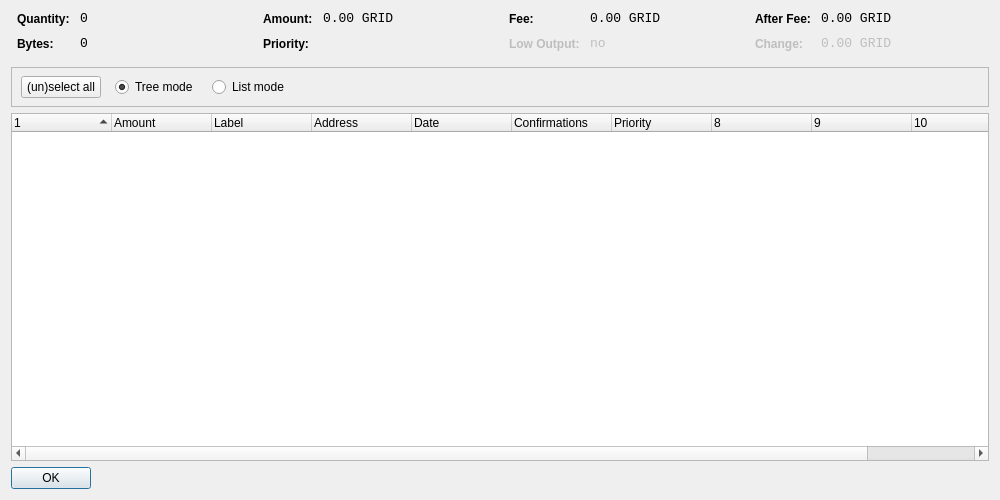
<?xml version="1.0" encoding="UTF-8"?>
<ui version="4.0">
 <class>CoinControlDialog</class>
 <widget class="QDialog" name="CoinControlDialog">
  <property name="geometry">
   <rect>
    <x>0</x>
    <y>0</y>
    <width>1000</width>
    <height>500</height>
   </rect>
  </property>
  <property name="windowTitle">
   <string>Coin Control</string>
  </property>
  <layout class="QVBoxLayout" name="verticalLayout">
   <item>
    <layout class="QHBoxLayout" name="horizontalLayoutTop" stretch="0,0,0,0">
     <property name="topMargin">
      <number>0</number>
     </property>
     <property name="bottomMargin">
      <number>10</number>
     </property>
     <item>
      <layout class="QFormLayout" name="formLayoutCoinControl1">
       <property name="horizontalSpacing">
        <number>10</number>
       </property>
       <property name="verticalSpacing">
        <number>10</number>
       </property>
       <property name="leftMargin">
        <number>6</number>
       </property>
       <property name="rightMargin">
        <number>6</number>
       </property>
       <item row="0" column="0">
        <widget class="QLabel" name="labelCoinControlQuantityText">
         <property name="styleSheet">
          <string notr="true">font-weight:bold;</string>
         </property>
         <property name="text">
          <string>Quantity:</string>
         </property>
        </widget>
       </item>
       <item row="0" column="1">
        <widget class="QLabel" name="labelCoinControlQuantity">
         <property name="font">
          <font>
           <family>Monospace</family>
           <pointsize>10</pointsize>
          </font>
         </property>
         <property name="cursor">
          <cursorShape>IBeamCursor</cursorShape>
         </property>
         <property name="contextMenuPolicy">
          <enum>Qt::ActionsContextMenu</enum>
         </property>
         <property name="text">
          <string notr="true">0</string>
         </property>
         <property name="textInteractionFlags">
          <set>Qt::LinksAccessibleByMouse|Qt::TextSelectableByKeyboard|Qt::TextSelectableByMouse</set>
         </property>
        </widget>
       </item>
       <item row="1" column="0">
        <widget class="QLabel" name="labelCoinControlBytesText">
         <property name="styleSheet">
          <string notr="true">font-weight:bold;</string>
         </property>
         <property name="text">
          <string>Bytes:</string>
         </property>
        </widget>
       </item>
       <item row="1" column="1">
        <widget class="QLabel" name="labelCoinControlBytes">
         <property name="font">
          <font>
           <family>Monospace</family>
           <pointsize>10</pointsize>
          </font>
         </property>
         <property name="cursor">
          <cursorShape>IBeamCursor</cursorShape>
         </property>
         <property name="contextMenuPolicy">
          <enum>Qt::ActionsContextMenu</enum>
         </property>
         <property name="text">
          <string notr="true">0</string>
         </property>
         <property name="textInteractionFlags">
          <set>Qt::LinksAccessibleByMouse|Qt::TextSelectableByKeyboard|Qt::TextSelectableByMouse</set>
         </property>
        </widget>
       </item>
      </layout>
     </item>
     <item>
      <layout class="QFormLayout" name="formLayoutCoinControl2">
       <property name="horizontalSpacing">
        <number>10</number>
       </property>
       <property name="verticalSpacing">
        <number>10</number>
       </property>
       <property name="leftMargin">
        <number>6</number>
       </property>
       <property name="rightMargin">
        <number>6</number>
       </property>
       <item row="0" column="0">
        <widget class="QLabel" name="labelCoinControlAmountText">
         <property name="styleSheet">
          <string notr="true">font-weight:bold;</string>
         </property>
         <property name="text">
          <string>Amount:</string>
         </property>
        </widget>
       </item>
       <item row="0" column="1">
        <widget class="QLabel" name="labelCoinControlAmount">
         <property name="font">
          <font>
           <family>Monospace</family>
           <pointsize>10</pointsize>
          </font>
         </property>
         <property name="cursor">
          <cursorShape>IBeamCursor</cursorShape>
         </property>
         <property name="contextMenuPolicy">
          <enum>Qt::ActionsContextMenu</enum>
         </property>
         <property name="text">
          <string notr="true">0.00 GRID</string>
         </property>
         <property name="textInteractionFlags">
          <set>Qt::LinksAccessibleByMouse|Qt::TextSelectableByKeyboard|Qt::TextSelectableByMouse</set>
         </property>
        </widget>
       </item>
       <item row="1" column="0">
        <widget class="QLabel" name="labelCoinControlPriorityText">
         <property name="styleSheet">
          <string notr="true">font-weight:bold;</string>
         </property>
         <property name="text">
          <string>Priority:</string>
         </property>
        </widget>
       </item>
       <item row="1" column="1">
        <widget class="QLabel" name="labelCoinControlPriority">
         <property name="font">
          <font>
           <family>Monospace</family>
           <pointsize>10</pointsize>
          </font>
         </property>
         <property name="cursor">
          <cursorShape>IBeamCursor</cursorShape>
         </property>
         <property name="contextMenuPolicy">
          <enum>Qt::ActionsContextMenu</enum>
         </property>
         <property name="text">
          <string/>
         </property>
         <property name="textInteractionFlags">
          <set>Qt::LinksAccessibleByMouse|Qt::TextSelectableByKeyboard|Qt::TextSelectableByMouse</set>
         </property>
        </widget>
       </item>
      </layout>
     </item>
     <item>
      <layout class="QFormLayout" name="formLayoutCoinControl3">
       <property name="horizontalSpacing">
        <number>10</number>
       </property>
       <property name="verticalSpacing">
        <number>10</number>
       </property>
       <property name="leftMargin">
        <number>6</number>
       </property>
       <property name="rightMargin">
        <number>6</number>
       </property>
       <item row="0" column="0">
        <widget class="QLabel" name="labelCoinControlFeeText">
         <property name="styleSheet">
          <string notr="true">font-weight:bold;</string>
         </property>
         <property name="text">
          <string>Fee:</string>
         </property>
        </widget>
       </item>
       <item row="0" column="1">
        <widget class="QLabel" name="labelCoinControlFee">
         <property name="font">
          <font>
           <family>Monospace</family>
           <pointsize>10</pointsize>
          </font>
         </property>
         <property name="cursor">
          <cursorShape>IBeamCursor</cursorShape>
         </property>
         <property name="contextMenuPolicy">
          <enum>Qt::ActionsContextMenu</enum>
         </property>
         <property name="text">
          <string notr="true">0.00 GRID</string>
         </property>
         <property name="textInteractionFlags">
          <set>Qt::LinksAccessibleByMouse|Qt::TextSelectableByKeyboard|Qt::TextSelectableByMouse</set>
         </property>
        </widget>
       </item>
       <item row="1" column="0">
        <widget class="QLabel" name="labelCoinControlLowOutputText">
         <property name="enabled">
          <bool>false</bool>
         </property>
         <property name="styleSheet">
          <string notr="true">font-weight:bold;</string>
         </property>
         <property name="text">
          <string>Low Output:</string>
         </property>
        </widget>
       </item>
       <item row="1" column="1">
        <widget class="QLabel" name="labelCoinControlLowOutput">
         <property name="enabled">
          <bool>false</bool>
         </property>
         <property name="font">
          <font>
           <family>Monospace</family>
           <pointsize>10</pointsize>
          </font>
         </property>
         <property name="cursor">
          <cursorShape>IBeamCursor</cursorShape>
         </property>
         <property name="contextMenuPolicy">
          <enum>Qt::ActionsContextMenu</enum>
         </property>
         <property name="text">
          <string notr="true">no</string>
         </property>
         <property name="textInteractionFlags">
          <set>Qt::LinksAccessibleByMouse|Qt::TextSelectableByKeyboard|Qt::TextSelectableByMouse</set>
         </property>
        </widget>
       </item>
      </layout>
     </item>
     <item>
      <layout class="QFormLayout" name="formLayoutCoinControl4">
       <property name="horizontalSpacing">
        <number>10</number>
       </property>
       <property name="verticalSpacing">
        <number>10</number>
       </property>
       <property name="leftMargin">
        <number>6</number>
       </property>
       <property name="rightMargin">
        <number>6</number>
       </property>
       <item row="0" column="0">
        <widget class="QLabel" name="labelCoinControlAfterFeeText">
         <property name="styleSheet">
          <string notr="true">font-weight:bold;</string>
         </property>
         <property name="text">
          <string>After Fee:</string>
         </property>
        </widget>
       </item>
       <item row="0" column="1">
        <widget class="QLabel" name="labelCoinControlAfterFee">
         <property name="font">
          <font>
           <family>Monospace</family>
           <pointsize>10</pointsize>
          </font>
         </property>
         <property name="cursor">
          <cursorShape>IBeamCursor</cursorShape>
         </property>
         <property name="contextMenuPolicy">
          <enum>Qt::ActionsContextMenu</enum>
         </property>
         <property name="text">
          <string notr="true">0.00 GRID</string>
         </property>
         <property name="textInteractionFlags">
          <set>Qt::LinksAccessibleByMouse|Qt::TextSelectableByKeyboard|Qt::TextSelectableByMouse</set>
         </property>
        </widget>
       </item>
       <item row="1" column="0">
        <widget class="QLabel" name="labelCoinControlChangeText">
         <property name="enabled">
          <bool>false</bool>
         </property>
         <property name="styleSheet">
          <string notr="true">font-weight:bold;</string>
         </property>
         <property name="text">
          <string>Change:</string>
         </property>
        </widget>
       </item>
       <item row="1" column="1">
        <widget class="QLabel" name="labelCoinControlChange">
         <property name="enabled">
          <bool>false</bool>
         </property>
         <property name="font">
          <font>
           <family>Monospace</family>
           <pointsize>10</pointsize>
          </font>
         </property>
         <property name="cursor">
          <cursorShape>IBeamCursor</cursorShape>
         </property>
         <property name="contextMenuPolicy">
          <enum>Qt::ActionsContextMenu</enum>
         </property>
         <property name="text">
          <string notr="true">0.00 GRID</string>
         </property>
         <property name="textInteractionFlags">
          <set>Qt::LinksAccessibleByMouse|Qt::TextSelectableByKeyboard|Qt::TextSelectableByMouse</set>
         </property>
        </widget>
       </item>
      </layout>
     </item>
    </layout>
   </item>
   <item>
    <widget class="QFrame" name="frame">
     <property name="minimumSize">
      <size>
       <width>0</width>
       <height>40</height>
      </size>
     </property>
     <property name="frameShape">
      <enum>QFrame::StyledPanel</enum>
     </property>
     <property name="frameShadow">
      <enum>QFrame::Sunken</enum>
     </property>
     <widget class="QWidget" name="horizontalLayoutWidget">
      <property name="geometry">
       <rect>
        <x>10</x>
        <y>0</y>
        <width>781</width>
        <height>41</height>
       </rect>
      </property>
      <layout class="QHBoxLayout" name="horizontalLayoutPanel" stretch="0,0,0,0,0">
       <property name="spacing">
        <number>14</number>
       </property>
       <item>
        <widget class="QPushButton" name="pushButtonSelectAll">
         <property name="sizePolicy">
          <sizepolicy hsizetype="Maximum" vsizetype="Fixed">
           <horstretch>0</horstretch>
           <verstretch>0</verstretch>
          </sizepolicy>
         </property>
         <property name="text">
          <string>(un)select all</string>
         </property>
        </widget>
       </item>
       <item>
        <widget class="QRadioButton" name="radioTreeMode">
         <property name="sizePolicy">
          <sizepolicy hsizetype="Maximum" vsizetype="Fixed">
           <horstretch>0</horstretch>
           <verstretch>0</verstretch>
          </sizepolicy>
         </property>
         <property name="text">
          <string>Tree mode</string>
         </property>
         <property name="checked">
          <bool>true</bool>
         </property>
        </widget>
       </item>
       <item>
        <widget class="QRadioButton" name="radioListMode">
         <property name="sizePolicy">
          <sizepolicy hsizetype="Maximum" vsizetype="Fixed">
           <horstretch>0</horstretch>
           <verstretch>0</verstretch>
          </sizepolicy>
         </property>
         <property name="text">
          <string>List mode</string>
         </property>
        </widget>
       </item>
       <item>
        <spacer name="horizontalSpacer">
         <property name="orientation">
          <enum>Qt::Horizontal</enum>
         </property>
         <property name="sizeHint" stdset="0">
          <size>
           <width>40</width>
           <height>20</height>
          </size>
         </property>
        </spacer>
       </item>
      </layout>
     </widget>
    </widget>
   </item>
   <item>
    <widget class="CoinControlTreeWidget" name="treeWidget">
     <property name="contextMenuPolicy">
      <enum>Qt::CustomContextMenu</enum>
     </property>
     <property name="sortingEnabled">
      <bool>false</bool>
     </property>
     <property name="columnCount">
      <number>11</number>
     </property>
     <attribute name="headerShowSortIndicator" stdset="0">
      <bool>true</bool>
     </attribute>
     <attribute name="headerStretchLastSection">
      <bool>false</bool>
     </attribute>
     <column>
      <property name="text">
       <string/>
      </property>
     </column>
     <column>
      <property name="text">
       <string>Amount</string>
      </property>
     </column>
     <column>
      <property name="text">
       <string>Label</string>
      </property>
     </column>
     <column>
      <property name="text">
       <string>Address</string>
      </property>
     </column>
     <column>
      <property name="text">
       <string>Date</string>
      </property>
     </column>
     <column>
      <property name="text">
       <string>Confirmations</string>
      </property>
      <property name="toolTip">
       <string>Confirmed</string>
      </property>
     </column>
     <column>
      <property name="text">
       <string>Priority</string>
      </property>
     </column>
     <column>
      <property name="text">
       <string/>
      </property>
     </column>
     <column>
      <property name="text">
       <string/>
      </property>
     </column>
     <column>
      <property name="text">
       <string/>
      </property>
     </column>
     <column>
      <property name="text">
       <string/>
      </property>
     </column>
    </widget>
   </item>
   <item>
    <widget class="QDialogButtonBox" name="buttonBox">
     <property name="sizePolicy">
      <sizepolicy hsizetype="Maximum" vsizetype="Fixed">
       <horstretch>0</horstretch>
       <verstretch>0</verstretch>
      </sizepolicy>
     </property>
     <property name="orientation">
      <enum>Qt::Horizontal</enum>
     </property>
     <property name="standardButtons">
      <set>QDialogButtonBox::Ok</set>
     </property>
    </widget>
   </item>
  </layout>
 </widget>
 <customwidgets>
  <customwidget>
   <class>CoinControlTreeWidget</class>
   <extends>QTreeWidget</extends>
   <header>coincontroltreewidget.h</header>
  </customwidget>
 </customwidgets>
 <resources/>
 <connections/>
</ui>
